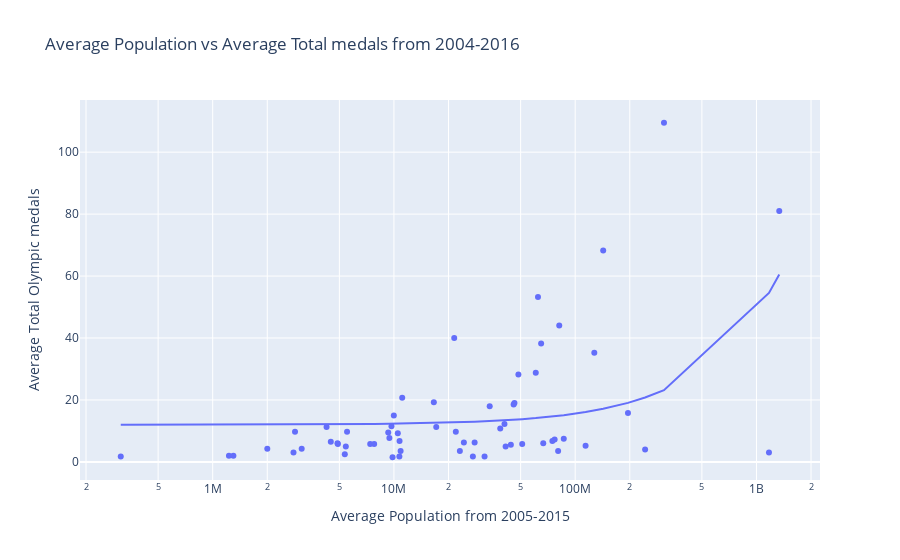

The cell this chart's notebook holds for it:
### Markdown cell above
# 3. Results

## 3.1 Medals vs. Population

Below is a plot of average total medals over all four games vs. average population. The x-axis is on a log scale. Using `model_check`, we found that the R-squared value for this model is 0.165, which is not very high. The trendline skews upwards as population increases because of a few significant outliers who do very well in the Games and have high populations: United States and China. India, while having a very high population, does not earn as many medals, showing that the trend caused by the US and China is not definitive.

### Code cell
olympics_dataframe = pd.read_csv("data/medals_gdp_pop_athletes.csv")  # single merged dataframe
od = pivot(olympics_dataframe)  # original pivoted dataframe without averaged values
oad = average_data(olympics_dataframe)  # dataframe with averaged values
average_medals_plot(oad, "Average Pop", "Average Total")

### Figure 1 — Plotly figure (JSON) as saved in the notebook; plotly's stock layout.template omitted (floating-point values rounded to 4 significant figures)
{"data": [{"customdata": [["United States"], ["China"], ["Russia"], ["Australia"], ["Japan"], ["Germany"], ["France"], ["Italy"], ["South Korea"], ["Great Britain"], ["Cuba"], ["Hungary"], ["Ukraine"], ["Romania"], ["Greece"], ["Brazil"], ["Norway"], ["Netherlands"], ["Sweden"], ["Spain"], ["Canada"], ["Turkey"], ["Poland"], ["New Zealand"], ["Thailand"], ["Belarus"], ["Ethiopia"], ["Iran"], ["Slovakia"], ["Chinese Taipei"], ["Georgia"], ["Bulgaria"], ["Denmark"], ["Jamaica"], ["Uzbekistan"], ["Morocco"], ["Argentina"], ["Kazakhstan"], ["Kenya"], ["Czech Republic"], ["South Africa"], ["Croatia"], ["Lithuania"], ["Egypt"], ["Switzerland"], ["Indonesia"], ["Azerbaijan"], ["Belgium"], ["Bahamas"], ["Dominican Republic"], ["North Korea"], ["Mexico"], ["Portugal"], ["Finland"], ["Slovenia"], ["Estonia"], ["India"], ["Colombia"], ["Venezuela"], ["Mongolia"], ["Trinidad and Tobago"]], "hovertemplate": "Average Population from 2005-2015=%{x}<br>Average Total Olympic medals=%{y}<br>Country=%{customdata[0]}<extra></extra>", "legendgroup": "", "marker": {"color": "#636efa", "symbol": "circle"}, "mode": "markers", "name": "", "orientation": "v", "showlegend": false, "type": "scatter", "x": [308895500, 1335783250, 142699500, 21504250, 127449000, 81646250, 64874000, 60598000, 48599000, 62318750, 11107250, 9985500, 45742750, 21946250, 10736250, 195487750, 4904250, 16599000, 9437750, 46216000, 33751750, 74813500, 38588500, 4248500, 66633000, 9689750, 86476750, 76989000, 5427000, 23099500, 4882250, 7395750, 5511750, 2846000, 27868000, 31620000, 41325500, 17112750, 40715250, 10503500, 51006750, 4483750, 3097500, 80494000, 7777750, 243021250, 9302750, 10881500, 311000, 9823000, 24314250, 114109500, 10716250, 5356500, 2001000, 1301000, 1172222000, 44159250, 27248500, 2791000, 1229500], "xaxis": "x", "y": [109.5, 81, 68.25, 40, 35.25, 44, 38.25, 28.75, 28.25, 53.25, 20.75, 15, 18.5, 9.75, 6.75, 15.75, 5.75, 19.25, 7.75, 19, 18, 6.75, 10.75, 11.25, 6, 11.5, 7.5, 7.25, 5, 3.5, 6, 5.75, 9.75, 9.75, 6.25, 1.75, 5, 11.25, 12.25, 9.25, 5.75, 6.5, 4.25, 3.5, 5.75, 4, 9.5, 3.5, 1.75, 1.5, 6.25, 5.25, 1.75, 2.5, 4.25, 2, 3, 5.5, 1.75, 3, 2], "yaxis": "y"}, {"hovertemplate": "<b>OLS trendline</b><br>Average Total = 3.63484e-08 * Average Pop + 11.9429<br>R<sup>2</sup>=0.164607<br><br>Average Population from 2005-2015=%{x}<br>Average Total Olympic medals=%{y} <b>(trend)</b><extra></extra>", "legendgroup": "", "marker": {"color": "#636efa", "symbol": "circle"}, "mode": "lines", "name": "", "showlegend": false, "type": "scatter", "x": [311000, 1229500, 1301000, 2001000, 2791000, 2846000, 3097500, 4248500, 4483750, 4882250, 4904250, 5356500, 5427000, 5511750, 7395750, 7777750, 9302750, 9437750, 9689750, 9823000, 9985500, 10503500, 10716250, 10736250, 10881500, 11107250, 16599000, 17112750, 21504250, 21946250, 23099500, 24314250, 27248500, 27868000, 31620000, 33751750, 38588500, 40715250, 41325500, 44159250, 45742750, 46216000, 48599000, 51006750, 60598000, 62318750, 64874000, 66633000, 74813500, 76989000, 80494000, 81646250, 86476750, 114109500, 127449000, 142699500, 195487750, 243021250, 308895500, 1172222000, 1335783250], "xaxis": "x", "y": [11.95, 11.99, 11.99, 12.02, 12.04, 12.05, 12.06, 12.1, 12.11, 12.12, 12.12, 12.14, 12.14, 12.14, 12.21, 12.23, 12.28, 12.29, 12.3, 12.3, 12.31, 12.32, 12.33, 12.33, 12.34, 12.35, 12.55, 12.56, 12.72, 12.74, 12.78, 12.83, 12.93, 12.96, 13.09, 13.17, 13.35, 13.42, 13.45, 13.55, 13.61, 13.62, 13.71, 13.8, 14.15, 14.21, 14.3, 14.36, 14.66, 14.74, 14.87, 14.91, 15.09, 16.09, 16.58, 17.13, 19.05, 20.78, 23.17, 54.55, 60.5], "yaxis": "y"}], "layout": {"autosize": true, "legend": {"tracegroupgap": 0}, "title": {"text": "Average Population vs Average Total medals from 2004-2016"}, "xaxis": {"anchor": "y", "autorange": true, "domain": [0, 1], "range": [5.266, 9.353], "title": {"text": "Average Population from 2005-2015"}, "type": "log"}, "yaxis": {"anchor": "x", "autorange": true, "domain": [0, 1], "range": [-7.413, 118.4], "title": {"text": "Average Total Olympic medals"}, "type": "linear"}}}
